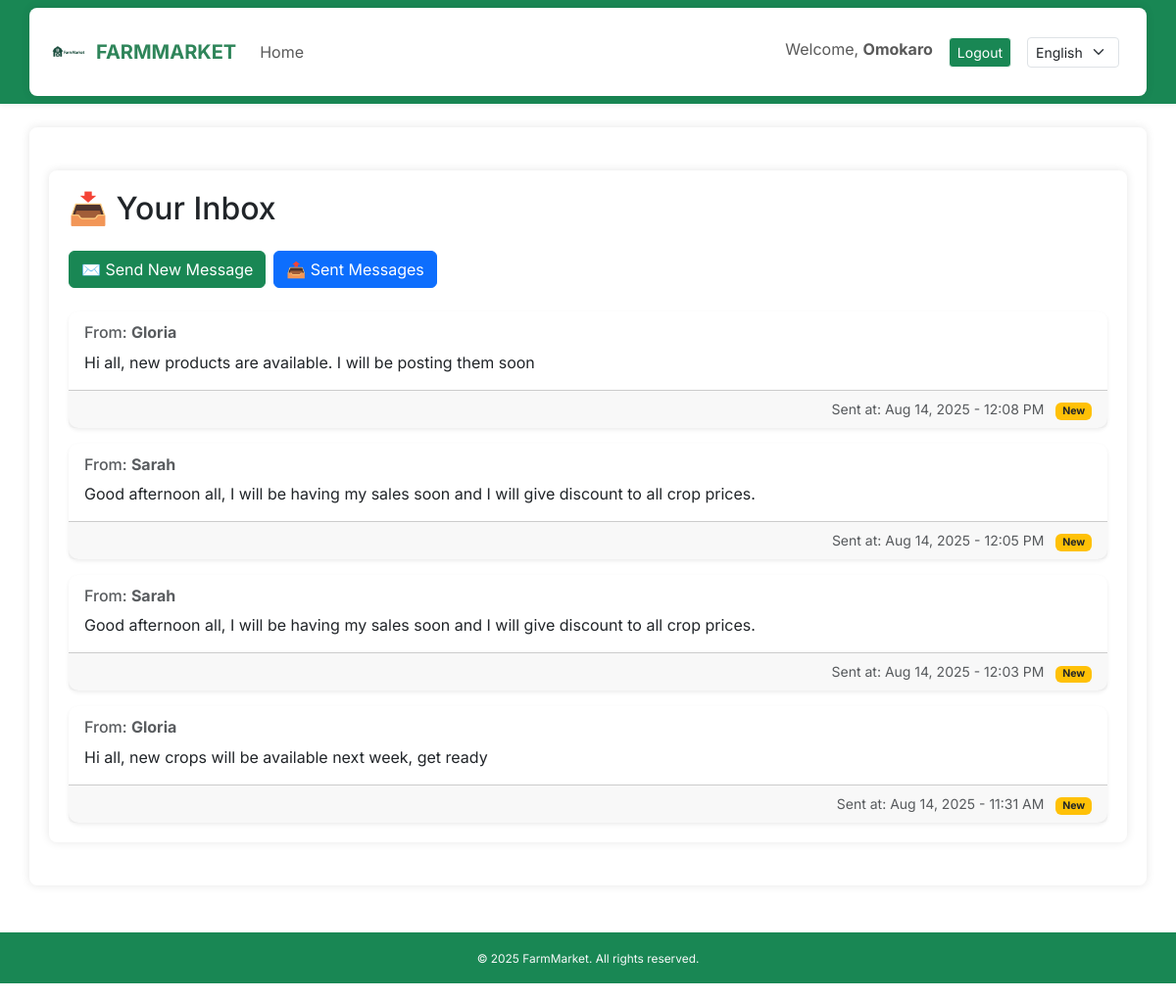
/inbox/ (signed in), run on the app's committed database.
### core/models.py (models this page shows, shortened)
class Message(models.Model):
    sender = models.ForeignKey(User, related_name='sent_messages', on_delete=models.CASCADE)
    recipient = models.ForeignKey(User, related_name='received_messages', on_delete=models.CASCADE)
    body = models.TextField()
    timestamp = models.DateTimeField(auto_now_add=True)
    is_read = models.BooleanField(default=False)
    class Meta:
        ordering = ['-timestamp']

### core/views.py (the view)
# urls.py: path('inbox/', views.inbox_view, name='inbox'),
@login_required
def inbox_view(request):
    inbox_messages = Message.objects.filter(recipient=request.user)
    return render(request, 'core/inbox.html', {'inbox_messages': inbox_messages})

### core/context_processors.py (called while the page is built)
def language_code(request):
    return {
        'LANGUAGE_CODE': translation.get_language()
    }

### core/templates/core/inbox.html
{% extends 'core/base.html' %}
{% load i18n %}
{% block content %}
<div class="container my-4">
    <h2 class="mb-4">📥 {% trans "Your Inbox" %}</h2>
    <div class="mb-4 d-flex gap-2">
        <a href="{% url 'send_message' %}" class="btn btn-success">
            ✉️ {% trans "Send New Message" %}
        </a>
        <a href="{% url 'sent_messages' %}" class="btn btn-primary">
            📤 {% trans "Sent Messages" %}
        </a>
    </div>
    {% if inbox_messages %}
        <div class="d-flex flex-column gap-3">
            {% for msg in inbox_messages %}
                <div class="card shadow-sm">
                    <div class="card-body">
                        <h6 class="card-subtitle mb-2 text-muted">
                            {% trans "From:" %} <span class="fw-bold">{{ msg.sender.username }}</span>
                        </h6>
                        <p class="card-text">{{ msg.body }}</p>
                    </div>
                    <div class="card-footer text-end text-muted small">
                        {% trans "Sent at:" %} {{ msg.timestamp|date:"M d, Y - H:i A" }}
                        {% if not msg.is_read %}
                            <span class="badge bg-warning text-dark ms-2">{% trans "New" %}</span>
                        {% endif %}
                    </div>
                </div>
            {% endfor %}
        </div>
    {% else %}
        <div class="alert alert-info">
            {% trans "You have no messages yet." %}
        </div>
    {% endif %}
</div>
{% endblock %}

### core/templates/core/base.html (shortened to what this page needs)
{% load static %}
{% load i18n %}
<!DOCTYPE html>
<html lang="en">
<head>
  <link href="https://cdn.jsdelivr.net/npm/bootstrap@5.3.0/dist/css/bootstrap.min.css" rel="stylesheet" />
  <link rel="stylesheet" href="https://cdn.jsdelivr.net/npm/bootstrap-icons@1.11.3/font/bootstrap-icons.css">
  <link rel="stylesheet" href="{% static 'core/styles.css' %}" />
</head>
<body>
<header>
<nav class="navbar navbar-expand-lg custom-green">
    <div class="container">
        <a class="navbar-brand fw-bold d-flex align-items-center" href="{% url 'home' %}">
            <img src="{% static 'core/images/logo.png' %}" alt="Logo" width="40" height="40" class="me-2">
            <span class="fw-bold">FARMMARKET</span>
        </a>
        <div class="collapse navbar-collapse" id="navbarNav">
            <ul class="navbar-nav me-auto">
                {% if user.is_authenticated %}
                    {% if user.profile.role == 'logistics' %}
                        <li class="nav-item"><a class="nav-link" href="{% url 'logistics_dashboard' %}">{% trans "Dashboard" %}</a></li>
                        <li class="nav-item"><a class="nav-link" href="{% url 'profile' %}">{% trans "Profile" %}</a></li>
                        <li class="nav-item"><a class="nav-link" href="{% url 'my_deliveries' %}">{% trans "My Deliveries" %}</a></li>
                        <li class="nav-item"><a class="nav-link" href="{% url 'pending_deliveries' %}">{% trans "Pending Deliveries" %}</a></li>
                        <li class="nav-item"><a class="nav-link" href="{% url 'inbox' %}">{% trans "Messages" %}</a></li>
                    {% else %}
                        <li class="nav-item"><a class="nav-link" href="{% url 'home' %}">{% trans "Home" %}</a></li>
                    {% endif %}
                {% else %}
                    <li class="nav-item"><a class="nav-link" href="{% url 'login' %}">{% trans "Login" %}</a></li>
                    <li class="nav-item"><a class="nav-link" href="{% url 'register' %}">{% trans "Register" %}</a></li>
                {% endif %}
            </ul>
            {% if user.is_authenticated %}
                <ul class="navbar-nav">
                    <li class="nav-item me-3">
                        <span class="navbar-text">
                            {% trans "Welcome" %}, <strong>{{ user.username }}</strong>
                        </span>
                    </li>
                    <li class="nav-item">
                        <a class="btn btn-success btn-sm border-light" href="{% url 'logout' %}">{% trans "Logout" %}</a>
                    </li>
                </ul>
            {% endif %}
            <form action="{% url 'set_language' %}" method="post" class="d-flex align-items-center ms-3">
                <select name="language" class="form-select form-select-sm me-2" onchange="this.form.submit()">
                    <option value="en" {% if LANGUAGE_CODE == 'en' %}selected{% endif %}>English</option>
                </select>
            </form>
        </div>
    </div>
</nav>
</header>
  <main class="container mt-4">
    {% block content %}{% endblock %}
  </main>
  <footer class="text-center mt-5 mb-3 text-light custom-green p-3">
    <small>&copy; 2025 FarmMarket. {% trans "All rights reserved." %}</small>
</footer>
</body>
</html>

### static/core/styles.css (style rules this page uses)
body { background-color: white; font-family: 'Inter', sans-serif; }
.custom-green { background-color: #198754; }
.navbar-brand { font-weight: bold; color: #2c3e50 !important; }
.navbar { box-shadow: 0 2px 6px rgba(0,0,0,0.05); }
.navbar-brand span { font-weight: 700; color: #2f855a; }
.container { background-color: #fff; padding: 20px; border-radius: 8px; box-shadow: 0 0 10px rgba(0,0,0,0.1); }
.card { border: none; border-radius: 10px; transition: transform 0.2s ease-in-out; }
footer.custom-green { font-size: 0.85rem; color: #fff; }

### data on the page
Message: sender.username "Gloria", body "Hi all, new products are available. I will be posting them soon", timestamp "Aug 14, 2025 - 12:08 PM"
Message: sender.username "Sarah", body "Good afternoon all, I will be having my sales soon and I will give discount to all crop prices.", timestamp "Aug 14, 2025 - 12:05 PM"
Message: sender.username "Sarah", body "Good afternoon all, I will be having my sales soon and I will give discount to all crop prices.", timestamp "Aug 14, 2025 - 12:03 PM"
Message: sender.username "Gloria", body "Hi all, new crops will be available next week, get ready", timestamp "Aug 14, 2025 - 11:31 AM"

### other printed values
{{ user.username }} "Omokaro"
